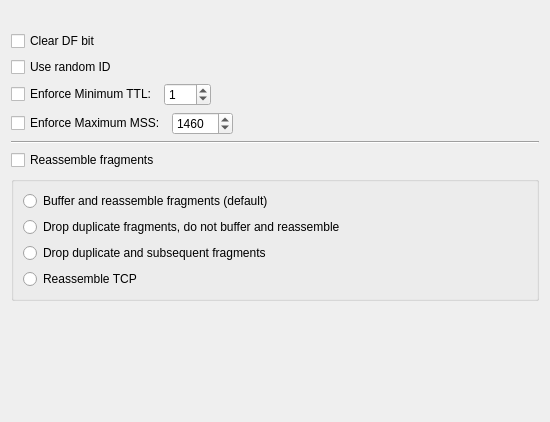
     <widget class="QWidget" name="tab2">
      <attribute name="title">
       <string>Scrub</string>
      </attribute>
      <layout class="QGridLayout" name="pfAdvanced_gridLayout_9">
       <item row="0" column="0">
        <spacer>
         <property name="orientation">
          <enum>Qt::Orientation::Vertical</enum>
         </property>
         <property name="sizeType">
          <enum>QSizePolicy::Policy::Fixed</enum>
         </property>
         <property name="sizeHint" stdset="0">
          <size>
           <width>20</width>
           <height>20</height>
          </size>
         </property>
        </spacer>
       </item>
       <item row="1" column="0">
        <widget class="QCheckBox" name="pf_scrub_no_df">
         <property name="toolTip">
          <string>Clears the don't fragment bit from the IP packet header.</string>
         </property>
         <property name="text">
          <string>Clear DF bit</string>
         </property>
        </widget>
       </item>
       <item row="2" column="0">
        <widget class="QCheckBox" name="pf_scrub_random_id">
         <property name="toolTip">
          <string>Replaces the IP identification field of outgoing packets with random values to compensate for operating systems that use predictable values.</string>
         </property>
         <property name="text">
          <string>Use random ID</string>
         </property>
        </widget>
       </item>
       <item row="3" column="0" colspan="2">
        <layout class="QHBoxLayout" name="horizontalLayout_3">
         <item>
          <widget class="QCheckBox" name="pf_scrub_use_minttl">
           <property name="text">
            <string>Enforce Minimum TTL:</string>
           </property>
          </widget>
         </item>
         <item>
          <widget class="QSpinBox" name="pf_scrub_minttl">
           <property name="toolTip">
            <string>Enforces a minimum Time To Live (TTL) in IP packet headers.</string>
           </property>
           <property name="minimum">
            <number>0</number>
           </property>
           <property name="maximum">
            <number>100</number>
           </property>
           <property name="value">
            <number>1</number>
           </property>
          </widget>
         </item>
         <item>
          <spacer name="horizontalSpacer">
           <property name="orientation">
            <enum>Qt::Orientation::Horizontal</enum>
           </property>
           <property name="sizeHint" stdset="0">
            <size>
             <width>328</width>
             <height>20</height>
            </size>
           </property>
          </spacer>
         </item>
        </layout>
       </item>
       <item row="4" column="0" colspan="2">
        <layout class="QHBoxLayout" name="horizontalLayout_4">
         <item>
          <widget class="QCheckBox" name="pf_scrub_use_maxmss">
           <property name="text">
            <string>Enforce Maximum MSS:</string>
           </property>
          </widget>
         </item>
         <item>
          <widget class="QSpinBox" name="pf_scrub_maxmss">
           <property name="toolTip">
            <string>Enforces a maximum Maximum Segment Size (MSS) in TCP packet headers.</string>
           </property>
           <property name="minimum">
            <number>536</number>
           </property>
           <property name="maximum">
            <number>10000</number>
           </property>
           <property name="value">
            <number>1460</number>
           </property>
          </widget>
         </item>
         <item>
          <spacer>
           <property name="orientation">
            <enum>Qt::Orientation::Horizontal</enum>
           </property>
           <property name="sizeType">
            <enum>QSizePolicy::Policy::Expanding</enum>
           </property>
           <property name="sizeHint" stdset="0">
            <size>
             <width>140</width>
             <height>20</height>
            </size>
           </property>
          </spacer>
         </item>
        </layout>
       </item>
       <item row="5" column="0" colspan="2">
        <widget class="Line" name="hseparator39">
         <property name="frameShape">
          <enum>QFrame::Shape::HLine</enum>
         </property>
         <property name="frameShadow">
          <enum>QFrame::Shadow::Sunken</enum>
         </property>
         <property name="orientation">
          <enum>Qt::Orientation::Horizontal</enum>
         </property>
        </widget>
       </item>
       <item row="6" column="0" colspan="2">
        <widget class="QCheckBox" name="pf_do_scrub">
         <property name="text">
          <string>Reassemble fragments</string>
         </property>
        </widget>
       </item>
       <item row="7" column="0" colspan="2">
        <widget class="QGroupBox" name="buttonGroup20">
         <property name="sizePolicy">
          <sizepolicy hsizetype="Expanding" vsizetype="Preferred">
           <horstretch>0</horstretch>
           <verstretch>0</verstretch>
          </sizepolicy>
         </property>
         <property name="title">
          <string/>
         </property>
         <layout class="QGridLayout" name="pfAdvanced_gridLayout_5">
          <property name="verticalSpacing">
           <number>6</number>
          </property>
          <item row="0" column="0">
           <widget class="QRadioButton" name="pf_scrub_reassemble">
            <property name="sizePolicy">
             <sizepolicy hsizetype="Expanding" vsizetype="Fixed">
              <horstretch>0</horstretch>
              <verstretch>0</verstretch>
             </sizepolicy>
            </property>
            <property name="toolTip">
             <string>Buffers incoming packet fragments and reassembles them into a complete packet before passing them to the filter engine. In PF 4.5 and earlier.</string>
            </property>
            <property name="text">
             <string>Buffer and reassemble fragments (default)</string>
            </property>
           </widget>
          </item>
          <item row="1" column="0">
           <widget class="QRadioButton" name="pf_scrub_fragm_crop">
            <property name="sizePolicy">
             <sizepolicy hsizetype="Expanding" vsizetype="Fixed">
              <horstretch>0</horstretch>
              <verstretch>0</verstretch>
             </sizepolicy>
            </property>
            <property name="toolTip">
             <string>Causes duplicate fragments to be dropped and any overlaps to be cropped.  In PF 4.5 and earlier.</string>
            </property>
            <property name="text">
             <string>Drop duplicate fragments, do not buffer and reassemble</string>
            </property>
           </widget>
          </item>
          <item row="2" column="0">
           <widget class="QRadioButton" name="pf_scrub_fragm_drop_ovl">
            <property name="sizePolicy">
             <sizepolicy hsizetype="Expanding" vsizetype="Fixed">
              <horstretch>0</horstretch>
              <verstretch>0</verstretch>
             </sizepolicy>
            </property>
            <property name="toolTip">
             <string>Similar to 'Drop duplicate fragments' except that all duplicate or overlapping fragments will be dropped as well as any further corresponding fragments.  In PF 4.5 and earlier.</string>
            </property>
            <property name="text">
             <string>Drop duplicate and subsequent fragments</string>
            </property>
           </widget>
          </item>
          <item row="3" column="0">
           <widget class="QRadioButton" name="pf_scrub_reassemble_tcp">
            <property name="toolTip">
             <string>Statefully normalises TCP connections.</string>
            </property>
            <property name="text">
             <string>Reassemble TCP</string>
            </property>
           </widget>
          </item>
         </layout>
        </widget>
       </item>
       <item row="8" column="1">
        <spacer>
         <property name="orientation">
          <enum>Qt::Orientation::Vertical</enum>
         </property>
         <property name="sizeType">
          <enum>QSizePolicy::Policy::Expanding</enum>
         </property>
         <property name="sizeHint" stdset="0">
          <size>
           <width>20</width>
           <height>110</height>
          </size>
         </property>
        </spacer>
       </item>
      </layout>
     </widget>
